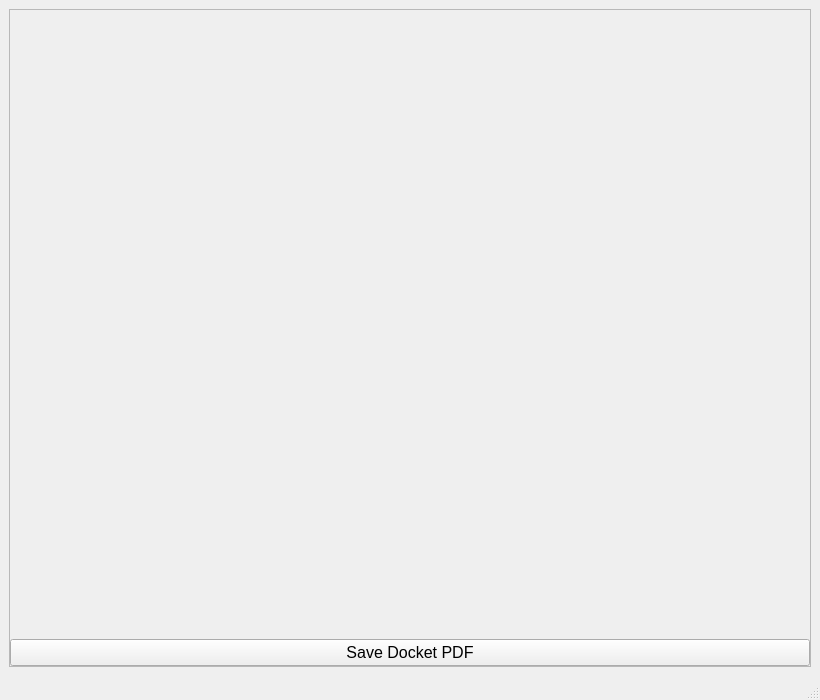
<?xml version="1.0" encoding="UTF-8"?>
<ui version="4.0">
 <class>MainWindow</class>
 <widget class="QMainWindow" name="MainWindow">
  <property name="geometry">
   <rect>
    <x>0</x>
    <y>0</y>
    <width>820</width>
    <height>700</height>
   </rect>
  </property>
  <property name="windowTitle">
   <string>Create Docket</string>
  </property>
  <property name="styleSheet">
   <string notr="true">* {
    font-size: 16px;
}</string>
  </property>
  <widget class="QWidget" name="centralwidget">
   <layout class="QGridLayout" name="gridLayout">
    <item row="0" column="0">
     <widget class="QScrollArea" name="scrollArea">
      <property name="horizontalScrollBarPolicy">
       <enum>Qt::ScrollBarAsNeeded</enum>
      </property>
      <property name="sizeAdjustPolicy">
       <enum>QAbstractScrollArea::AdjustToContentsOnFirstShow</enum>
      </property>
      <property name="widgetResizable">
       <bool>true</bool>
      </property>
      <widget class="QWidget" name="scrollAreaWidgetContents">
       <property name="geometry">
        <rect>
         <x>0</x>
         <y>0</y>
         <width>800</width>
         <height>627</height>
        </rect>
       </property>
       <layout class="QGridLayout" name="gridLayout_2">
        <property name="leftMargin">
         <number>0</number>
        </property>
        <property name="topMargin">
         <number>0</number>
        </property>
        <property name="rightMargin">
         <number>0</number>
        </property>
        <property name="bottomMargin">
         <number>0</number>
        </property>
        <item row="1" column="0">
         <spacer name="verticalSpacer">
          <property name="orientation">
           <enum>Qt::Vertical</enum>
          </property>
          <property name="sizeHint" stdset="0">
           <size>
            <width>20</width>
            <height>40</height>
           </size>
          </property>
         </spacer>
        </item>
        <item row="0" column="0">
         <widget class="QWidget" name="propertiesWidget" native="true">
          <property name="sizePolicy">
           <sizepolicy hsizetype="Preferred" vsizetype="Preferred">
            <horstretch>0</horstretch>
            <verstretch>0</verstretch>
           </sizepolicy>
          </property>
          <layout class="QGridLayout" name="gridLayoutProperties"/>
         </widget>
        </item>
        <item row="2" column="0">
         <widget class="QPushButton" name="pushButton">
          <property name="text">
           <string>Save Docket PDF</string>
          </property>
         </widget>
        </item>
       </layout>
      </widget>
     </widget>
    </item>
   </layout>
  </widget>
  <widget class="QMenuBar" name="menubar">
   <property name="geometry">
    <rect>
     <x>0</x>
     <y>0</y>
     <width>820</width>
     <height>27</height>
    </rect>
   </property>
  </widget>
  <widget class="QStatusBar" name="statusbar"/>
 </widget>
 <resources/>
 <connections/>
</ui>
